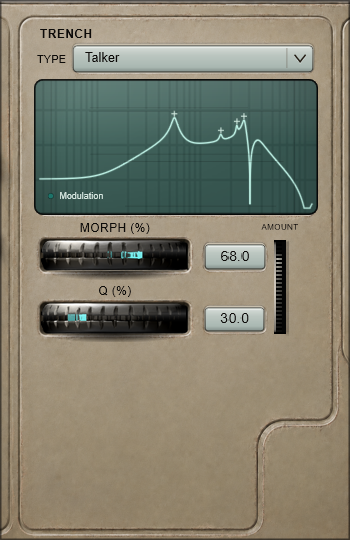
#> input picture trench_face.png, 350 x 540 px, found by its file name
$ python stage1.py
#> lines starting #> are read from the running program, lines starting #| are printed output that depends on the picture
# TRENCH Stamp — stage 1: three stylistic directions, specimen sheets only.
# Hand-authored glyph skeletons (no tracing of any existing font), stroked and
# rendered per-direction. Coordinates: y 0=baseline, 70=cap, 50=x-height,
# 72=ascender, -20=descender. Each glyph: (advance, [strokes]); stroke=[(x,y)..].
import math, random, os
from PIL import Image, ImageDraw

def arc(cx, cy, rx, ry, a0, a1, n=14):
    return [(cx + rx * math.cos(math.radians(a)), cy + ry * math.sin(math.radians(a)))
            for a in [a0 + (a1 - a0) * i / n for i in range(n + 1)]]

# ---------------- skeleton library (shared vocabulary, per-direction reshaping) --
def caps(w):
    """Uppercase skeletons at base width scale w (cap=70)."""
#> called with w = 0.86
    G = {}
    def s(*pts): return list(pts)
    G['A'] = (46, [s((2,0),(23,70)), s((44,0),(23,70)), s((10,24),(36,24))])
    G['B'] = (44, [s((6,0),(6,70)), arc(20,52,17,18,90,-90)+[(6,34)], [(6,34)]+arc(21,17,19,17,90,-90)+[(6,0)], s((6,70),(20,70)), s((6,0),(21,0))])
    G['C'] = (44, [arc(26,35,21,35,58,302)])                       # terminals angle inward
    G['D'] = (46, [s((6,0),(6,70)), [(6,70),(22,70)]+arc(22,35,20,35,90,-90)+[(6,0)]])
    G['E'] = (40, [s((6,0),(6,70)), s((6,70),(38,70)), s((6,40),(30,40)), s((6,0),(38,0))])  # mid arm short+high
    G['F'] = (40, [s((6,0),(6,70)), s((6,70),(38,70)), s((6,38),(29,38))])
    G['G'] = (46, [arc(26,35,21,35,55,300), s((36,5),(36,26)), s((36,26),(22,26))])  # open G, bar meets arc
    G['H'] = (46, [s((6,0),(6,70)), s((40,0),(40,70)), s((6,39),(40,39))])  # bar above centre
    G['I'] = (22, [s((11,0),(11,70)), s((4,70),(18,70)), s((4,0),(18,0))])
    G['J'] = (36, [s((28,70),(28,14)), arc(17,14,11,14,0,-180)])
    G['K'] = (44, [s((6,0),(6,70)), s((40,70),(6,28)), s((18,38),(41,0))])
    G['L'] = (38, [s((6,0),(6,70)), s((6,0),(36,0))])
    G['M'] = (54, [s((5,0),(8,70)), s((8,70),(27,26)), s((27,26),(46,70)), s((46,70),(49,0))])  # compact M
    G['N'] = (48, [s((6,0),(6,70)), s((7,68),(24,36),(41,4)), s((42,0),(42,70))])  # hand-cut diagonal (bent)
    G['O'] = (50, [arc(25,35,20,35,0,360)])
    G['Q'] = (50, [arc(25,35,20,35,0,360), s((33,10),(46,-6))])    # short external tail
    G['P'] = (44, [s((6,0),(6,70)), [(6,70),(21,70)]+arc(21,52,18,18,90,-90)+[(6,34)]])
    G['R'] = (46, [s((6,0),(6,70)), [(6,70),(20,70)]+arc(20,53,17,17,90,-90)+[(6,36)], s((22,36),(38,0))])  # short abrupt leg
    G['S'] = (42, [arc(23,52,16,17,40,215)+arc(20,17,17,17,55,-125)])
    G['T'] = (46, [s((1,70),(45,70)), s((23,0),(23,70))])          # broad softened top
    G['U'] = (48, [[(7,70),(7,16)]+arc(24,16,17,16,180,360)+[(41,70)]])
    G['V'] = (46, [s((3,70),(23,0)), s((43,70),(23,0))])
    G['W'] = (60, [s((3,70),(14,0)), s((14,0),(30,48)), s((30,48),(46,0)), s((46,0),(57,70))])
    G['X'] = (44, [s((4,70),(40,0)), s((40,70),(4,0))])
    G['Y'] = (44, [s((3,70),(22,34)), s((41,70),(22,34)), s((22,34),(22,0))])
    G['Z'] = (42, [s((5,70),(38,70)), s((38,70),(4,0)), s((4,0),(39,0))])
    for k,(adv,st) in G.items():
        G[k] = (adv*w, [[(x*w,y) for x,y in stroke] for stroke in st])
    return G

def lows(w):
    """Lowercase skeletons, relaxed (x-height 50, asc 72, desc -20)."""
#> called with w = 0.9
    G = {}
    def s(*pts): return list(pts)
    G['a'] = (42, [arc(21,25,15,25,0,360), s((36,50),(36,0))])
    G['b'] = (42, [s((6,0),(6,72)), arc(21,25,15,25,0,360)])
    G['c'] = (38, [arc(21,25,15,25,50,310)])
    G['d'] = (42, [s((36,0),(36,72)), arc(21,25,15,25,0,360)])
    G['e'] = (40, [arc(20,25,15,25,15,325), s((5,27),(35,27))])
    G['f'] = (26, [[(22,66)]+arc(15,62,8,9,80,180)+[(7,0)], s((1,48),(21,48))])
    G['g'] = (42, [arc(21,25,15,25,0,360), s((36,50),(36,-6)), arc(21,-6,15,14,0,-160)])
    G['h'] = (42, [s((6,0),(6,72)), arc(21,32,15,18,178,0)+[(36,0)]])
    G['i'] = (16, [s((8,0),(8,50)), s((8,62),(8,64))])
    G['j'] = (18, [s((11,50),(11,-8)), arc(3,-8,8,10,0,-120), s((11,62),(11,64))])
    G['k'] = (40, [s((6,0),(6,72)), s((34,50),(6,20)), s((15,29),(35,0))])
    G['l'] = (16, [s((7,72),(7,8)), arc(12,8,5,8,180,270)])
    G['m'] = (62, [s((6,0),(6,50)), arc(18,34,12,16,178,2)+[(30,0)], [(30,32)]+arc(43,34,12,16,178,2)+[(55,0)]])
    G['n'] = (42, [s((6,0),(6,50)), arc(21,32,15,18,178,2)+[(36,0)]])
    G['o'] = (42, [arc(21,25,15,25,0,360)])
    G['p'] = (42, [s((6,-20),(6,50)), arc(21,25,15,25,0,360)])
    G['q'] = (42, [s((36,-20),(36,50)), arc(21,25,15,25,0,360)])
    G['r'] = (28, [s((6,0),(6,50)), arc(17,36,11,14,178,40)])
    G['s'] = (36, [arc(19,37,12,13,40,215)+arc(17,13,13,13,55,-125)])
    G['t'] = (26, [s((9,66),(9,8)), arc(15,8,6,8,180,300), s((1,50),(20,50))])
    G['u'] = (42, [[(6,50),(6,16)]+arc(19,16,13,16,180,360), s((36,50),(36,0))])
    G['v'] = (38, [s((3,50),(19,0)), s((35,50),(19,0))])
    G['w'] = (56, [s((3,50),(13,0)), s((13,0),(27,34)), s((27,34),(41,0)), s((41,0),(51,50))])
    G['x'] = (38, [s((4,50),(34,0)), s((34,50),(4,0))])
    G['y'] = (38, [s((3,50),(19,2)), s((35,50),(13,-20))])
    G['z'] = (34, [s((4,50),(30,50)), s((30,50),(3,0)), s((3,0),(31,0))])
    for k,(adv,st) in G.items():
        G[k] = (adv*w, [[(x*w,y) for x,y in stroke] for stroke in st])
    return G

def digits(w):
#> called with w = 0.88
    G = {}
    def s(*pts): return list(pts)
    G['0'] = (46, [arc(23,35,16,34,0,360)])                        # narrow oval, no slash
    G['1'] = (46, [s((10,54),(23,70)), s((23,70),(23,0)), s((10,0),(37,0))])
    G['2'] = (46, [arc(22,52,16,17,170,-15)+[(31,38),(6,0)], s((6,0),(40,0))])  # firm base
    G['3'] = (46, [arc(22,52,15,17,160,-80), arc(22,18,17,18,105,-160)])
    G['4'] = (46, [s((30,70),(6,22)), s((6,22),(40,22)), s((30,52),(30,0))])    # open, blunt bar
    G['5'] = (46, [s((36,70),(10,70)), s((10,70),(8,40)), [(8,40),(20,46)]+arc(23,23,16,22,80,-90)+[(6,6)]])
    G['6'] = (46, [[(34,68)]+arc(28,40,19,30,120,182), arc(23,21,16,21,0,360)])
    G['7'] = (46, [s((6,70),(40,70)), s((40,70),(16,0))])
    G['8'] = (46, [arc(23,51,13,15,0,360), arc(23,17,17,18,0,360)])            # unequal bowls
    G['9'] = (46, [arc(23,47,16,20,0,360), [(38,50)]+arc(19,28,20,29,-8,-65)])
    G['.'] = (20, [s((10,2),(10,5))])
    G['%'] = (56, [arc(13,56,9,11,0,360), arc(43,13,9,11,0,360), s((8,0),(48,70))])
    G['('] = (24, [arc(30,30,18,44,120,240)])
    G[')'] = (24, [arc(-6,30,18,44,60,-60)])
    G['_'] = (40, [s((2,-8),(38,-8))])
    G[' '] = (26, [])
    G['·'] = (20, [s((10,26),(10,29))])
    for k,(adv,st) in G.items():
        G[k] = (adv*w, [[(x*w,y) for x,y in stroke] for stroke in st])
    return G

# ---------------- directions ---------------------------------------------------
DIRECTIONS = {
    1: dict(name='ONE - NARROW AND DRY',      capw=0.86, loww=0.90, stroke=6.4,
            swell=1.06, jitter=1.0, widthvar=0.06, track=3.2, cap='round'),
    2: dict(name='TWO - SOFT AND INK-SWOLLEN', capw=0.97, loww=1.02, stroke=9.2,
            swell=1.42, jitter=1.9, widthvar=0.12, track=4.2, cap='round'),
    3: dict(name='THREE - DENSE AND BLUNT',    capw=1.02, loww=1.05, stroke=12.6,
            swell=1.00, jitter=0.9, widthvar=0.05, track=5.0, cap='round'),
}

def glyphset(d):
    g = {}
    g.update(caps(d['capw'])); g.update(lows(d['loww'])); g.update(digits((d['capw']+d['loww'])/2))
    return g

def jit(rng, amp):
    return rng.uniform(-amp, amp)

def draw_text(img, draw, text, x, y, size, d, glyphs, ink, seed_extra=0):
    """Render text at baseline y (PIL coords: y grows down). size = cap height px."""
    scale = size / 70.0
    for ci, ch in enumerate(text):
        if ch not in glyphs:
            ch = ch.upper() if ch.upper() in glyphs else ' '
            if ch not in glyphs: ch = ' '
        adv, strokes = glyphs[ch]
        rng = random.Random(hash((ch, ci, seed_extra)) & 0xffffffff)
        base_lw = d['stroke'] * scale
        jamp = d['jitter'] * scale
        dy_g = jit(rng, 0.8) * scale          # baseline variation
        for st in strokes:
            if not st: continue
            lw = max(1.0, base_lw * (1.0 + jit(rng, d['widthvar'])))
            pts = [(x + (px + jit(rng, d['jitter'])) * scale,
                    y - (py + jit(rng, d['jitter'])) * scale + dy_g) for px, py in st]
            draw.line(pts, fill=ink, width=int(round(lw)), joint='curve')
            r_end = lw * 0.5 * d['swell']
            for ex, ey in (pts[0], pts[-1]):
                draw.ellipse([ex - r_end, ey - r_end, ex + r_end, ey + r_end], fill=ink)
            r_mid = lw * 0.5
            for ex, ey in pts[1:-1]:
                draw.ellipse([ex - r_mid, ey - r_mid, ex + r_mid, ey + r_mid], fill=ink)
        x += (adv + d['track']) * scale
    return x

def text_width(text, size, d, glyphs):
    scale = size / 70.0
    wsum = 0
    for ch in text:
        if ch not in glyphs:
            ch = ch.upper() if ch.upper() in glyphs else ' '
            if ch not in glyphs: ch = ' '
        wsum += (glyphs[ch][0] + d['track']) * scale
    return wsum

def specimen(dirno):
    d = DIRECTIONS[dirno]; glyphs = glyphset(d)
    W, H = 1240, 1560
    img = Image.new('RGB', (W, H), (238, 234, 224))
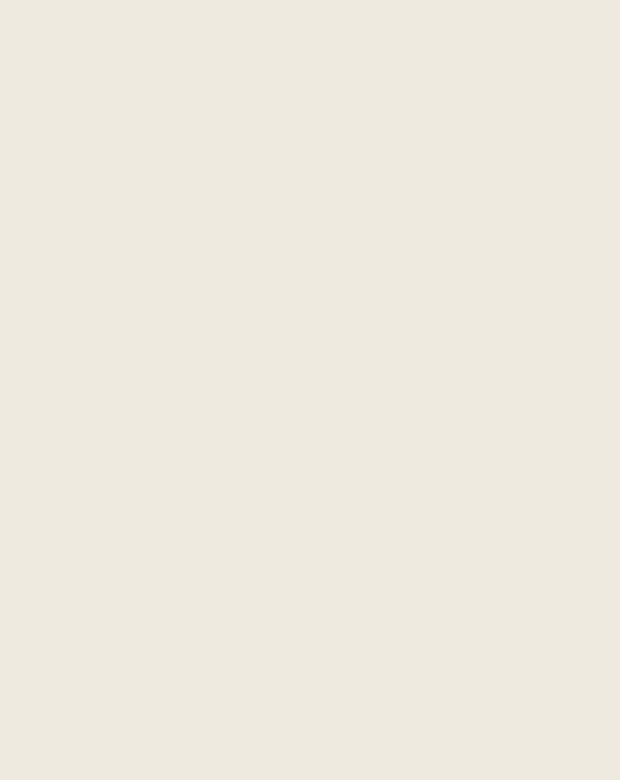
#> img: PIL image 1240x1560 RGB (shown at 1/2 size); mean R, G, B 238, 234, 224
    dr = ImageDraw.Draw(img)
    ink = (28, 25, 20)
    y = 70
    dr.text((40, 18), 'TRENCH STAMP - DIRECTION %s' % d['name'], fill=(120, 112, 98))
    rows = [
        ('ABCDEFGHIJKLM', 56), ('NOPQRSTUVWXYZ', 56),
        ('abcdefghijklm', 56), ('nopqrstuvwxyz', 56),
        ('0123456789 . %', 56),
        ('TRENCH', 96), ('TYPE  MORPH  Q', 40), ('MODULATION', 40),
        ('68.0  30.0  100.0', 44),
        ('Talking Hedz', 36), ('three_layer_metal_bell', 26),
        ('DRUM LOOP INTO DRUM MELODY', 26),
        ('HAMBURGEFONTSIV', 32), ('TRench trench TRENCH', 32),
        ('IIII llll 1111 0000 OOOO', 32),
    ]
    for text, size in rows:
        y += int(size * 1.15)
        draw_text(img, dr, text, 48, y, size, d, glyphs, ink, seed_extra=dirno)
        y += int(size * 0.42)
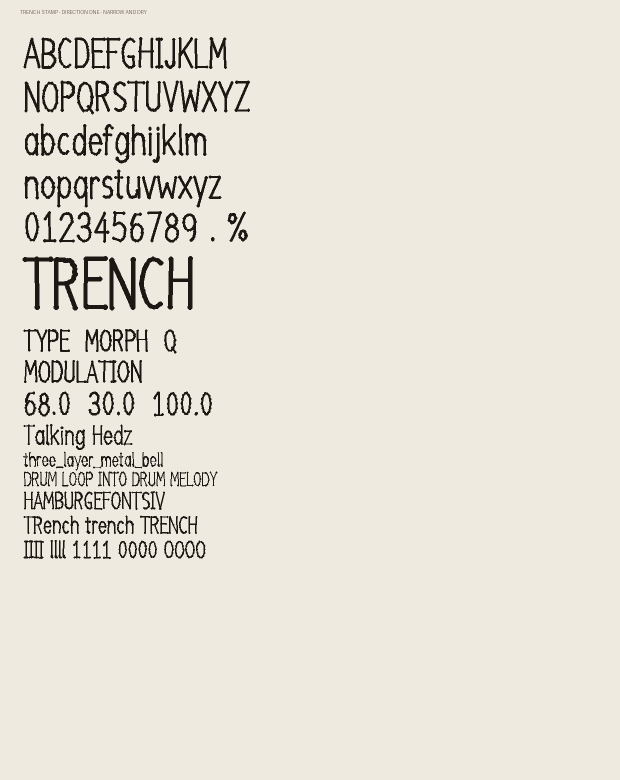
#> img: PIL image 1240x1560 RGB (shown at 1/2 size); mean R, G, B 229.1, 225.1, 215.3
#> after the loop, y = 1128
    # small-size legibility strip
    for size in (9, 10, 11, 12, 14, 16):
        y += int(size * 1.5) + 8
        draw_text(img, dr, 'MORPH 68.0 MODULATION TYPE Q', 48, y, size, d, glyphs, ink, seed_extra=dirno + size)
#> this loop made 6 passes
#> y on passes 1 to 6: 1149, 1172, 1196, 1222, 1251, 1283
#> after the loop, y = 1283
    out = 'dev/font/specimens/direction%d.png' % dirno
    img.save(out)
    return out

def mockup(dirno, face_path='trench_face.png'):
    d = DIRECTIONS[dirno]; glyphs = glyphset(d)
    img = Image.open(face_path).convert('RGB').resize((700, 1080), Image.LANCZOS)
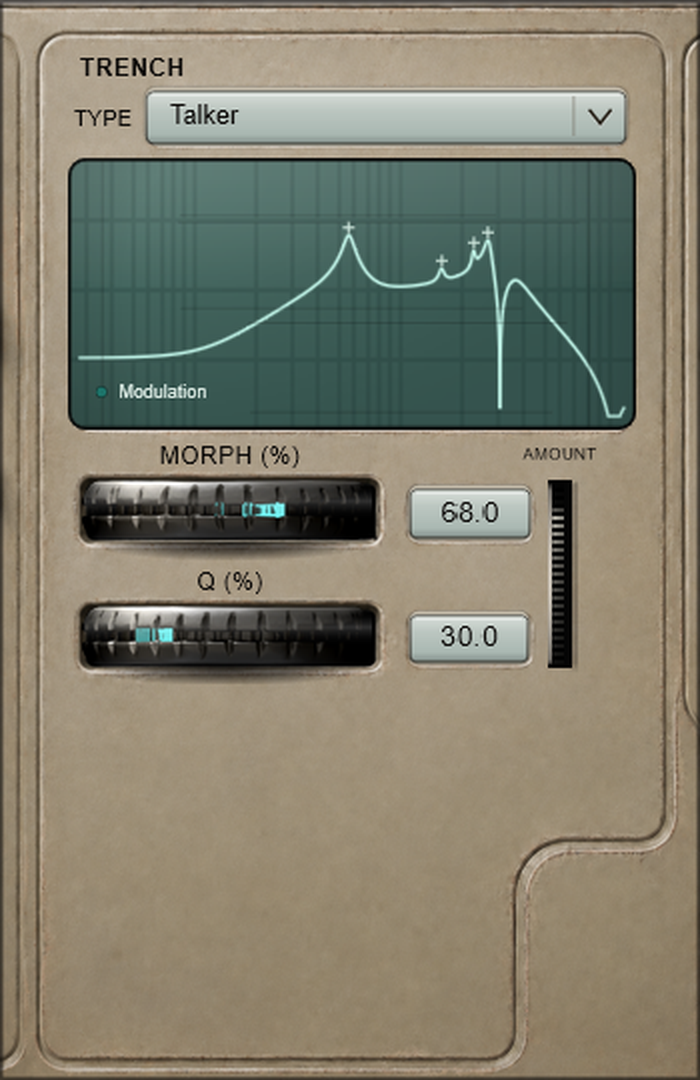
#> img: PIL image 700x1080 RGB; mean R, G, B 130.6, 127.3, 110.1
    dr = ImageDraw.Draw(img)
    ink = (16, 14, 11)
    plate = (200, 191, 169)
    # patch over the existing labels (rects from UiLayout source space x 2)
    for x0, y0, x1, y1 in [(76, 52, 242, 84), (73, 94, 136, 142),
                            (79, 440, 382, 470), (79, 566, 382, 596)]:
        dr.rectangle([x0, y0, x1, y1], fill=plate)
    def centred(text, cx, ybase, size, col=ink):
        w = text_width(text, size, d, glyphs)
        draw_text(img, dr, text, cx - w / 2, ybase, size, d, glyphs, col, seed_extra=dirno)
    draw_text(img, dr, 'TRENCH', 80, 80, 24, d, glyphs, ink, seed_extra=dirno)
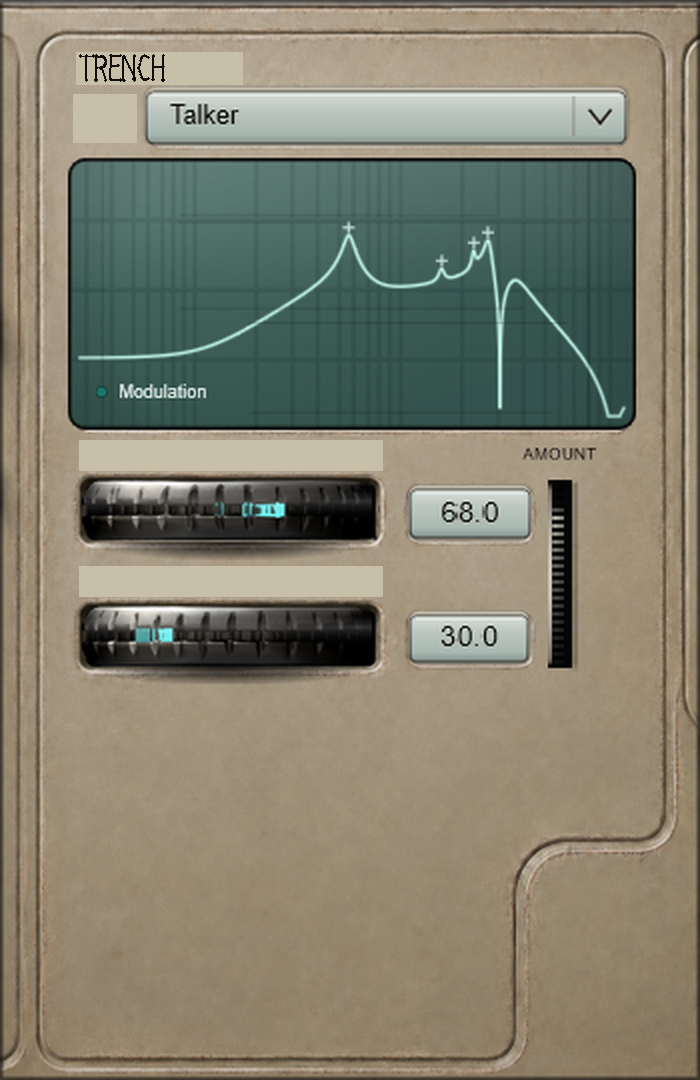
#> img: PIL image 700x1080 RGB; mean R, G, B 131.8, 128.7, 111.4
    draw_text(img, dr, 'TYPE', 76, 134, 17, d, glyphs, ink, seed_extra=dirno)
    centred('MORPH (%)', 230, 466, 17)
    centred('Q (%)', 230, 592, 17)
    # readout digits (patch bone pill interiors) + Modulation tag on the glass
    dr.rectangle([416, 492, 526, 534], fill=(238, 233, 220))
    centred('68.0', 471, 528, 24)
    dr.rectangle([415, 618, 525, 658], fill=(238, 233, 220))
    centred('30.0', 470, 654, 24)
    dr.rectangle([104, 320, 310, 352], fill=(58, 84, 78))
    draw_text(img, dr, 'MODULATION', 122, 346, 14, d, glyphs, (214, 234, 224), seed_extra=dirno)
    out = 'dev/font/specimens/mockup%d.png' % dirno
    img.save(out)
    return out

if __name__ == '__main__':
    os.makedirs('dev/font/specimens', exist_ok=True)
    for n in (1, 2, 3):
        print(specimen(n), mockup(n))
